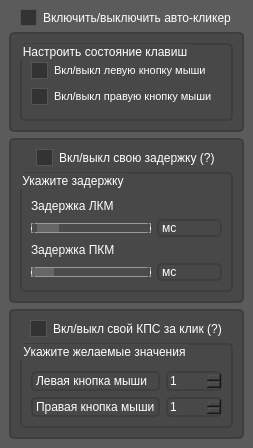
<?xml version="1.0" encoding="UTF-8"?>
<ui version="4.0">
 <class>window</class>
 <widget class="QMainWindow" name="window">
  <property name="geometry">
   <rect>
    <x>0</x>
    <y>0</y>
    <width>253</width>
    <height>448</height>
   </rect>
  </property>
  <property name="windowTitle">
   <string>window</string>
  </property>
  <property name="styleSheet">
   <string notr="true">background-color: #5b5b5b;</string>
  </property>
  <widget class="QWidget" name="centralwidget">
   <layout class="QVBoxLayout" name="verticalLayout_2">
    <item alignment="Qt::AlignHCenter">
     <widget class="QCheckBox" name="change_state">
      <property name="styleSheet">
       <string notr="true">QCheckBox {
    color: white;
	text-align: 10px;
}

QCheckBox::indicator {
    background-color: #333; 
    border: 1px solid #555; 
    width: 15px; 
    height: 15px; 
}

QCheckBox::indicator:checked {
    background-color: #008080;
}</string>
      </property>
      <property name="text">
       <string>Включить/выключить авто-кликер</string>
      </property>
     </widget>
    </item>
    <item>
     <widget class="QFrame" name="frame">
      <property name="minimumSize">
       <size>
        <width>0</width>
        <height>100</height>
       </size>
      </property>
      <property name="maximumSize">
       <size>
        <width>16777215</width>
        <height>100</height>
       </size>
      </property>
      <property name="styleSheet">
       <string notr="true">background-color: #484848;
border: 2px solid #3e3e3e;
border-radius: 5px;
</string>
      </property>
      <property name="frameShape">
       <enum>QFrame::StyledPanel</enum>
      </property>
      <property name="frameShadow">
       <enum>QFrame::Raised</enum>
      </property>
      <layout class="QVBoxLayout" name="verticalLayout_3">
       <item>
        <widget class="QGroupBox" name="groupBox">
         <property name="styleSheet">
          <string notr="true">color: white;</string>
         </property>
         <property name="title">
          <string>Настроить состояние клавиш</string>
         </property>
         <layout class="QVBoxLayout" name="verticalLayout_4">
          <item>
           <spacer name="verticalSpacer">
            <property name="orientation">
             <enum>Qt::Vertical</enum>
            </property>
            <property name="sizeType">
             <enum>QSizePolicy::Maximum</enum>
            </property>
            <property name="sizeHint" stdset="0">
             <size>
              <width>20</width>
              <height>5</height>
             </size>
            </property>
           </spacer>
          </item>
          <item>
           <widget class="QCheckBox" name="lbutton_state">
            <property name="font">
             <font>
              <pointsize>8</pointsize>
             </font>
            </property>
            <property name="styleSheet">
             <string notr="true">QCheckBox {
	border: none;
    color: white;
}

QCheckBox::indicator {
    background-color: #333; 
    border: 1px solid #555; 
    width: 15px; 
    height: 15px; 
}

QCheckBox::indicator:checked {
    background-color: #008080;
}</string>
            </property>
            <property name="text">
             <string>Вкл/выкл левую кнопку мыши</string>
            </property>
           </widget>
          </item>
          <item>
           <widget class="QCheckBox" name="rbutton_state">
            <property name="font">
             <font>
              <pointsize>8</pointsize>
             </font>
            </property>
            <property name="styleSheet">
             <string notr="true">QCheckBox {
	border: none;
    color: white;
}

QCheckBox::indicator {
    background-color: #333; 
    border: 1px solid #555; 
    width: 15px; 
    height: 15px; 
}

QCheckBox::indicator:checked {
    background-color: #008080;
}</string>
            </property>
            <property name="text">
             <string>Вкл/выкл правую кнопку мыши</string>
            </property>
           </widget>
          </item>
         </layout>
        </widget>
       </item>
      </layout>
     </widget>
    </item>
    <item>
     <widget class="QFrame" name="frame_2">
      <property name="minimumSize">
       <size>
        <width>0</width>
        <height>165</height>
       </size>
      </property>
      <property name="maximumSize">
       <size>
        <width>16777215</width>
        <height>165</height>
       </size>
      </property>
      <property name="styleSheet">
       <string notr="true">background-color: #484848;
border: 2px solid #3e3e3e;
border-radius: 5px;
</string>
      </property>
      <property name="frameShape">
       <enum>QFrame::StyledPanel</enum>
      </property>
      <property name="frameShadow">
       <enum>QFrame::Raised</enum>
      </property>
      <layout class="QVBoxLayout" name="verticalLayout_5">
       <item alignment="Qt::AlignHCenter">
        <widget class="QCheckBox" name="state_own_wait">
         <property name="toolTip">
          <string>&lt;html&gt;&lt;head/&gt;&lt;body style=&quot;border:none;&quot;&gt;&lt;p&gt;&lt;span style=&quot; color:#ffffff; border:none;&quot;&gt;Устанавливает индивидуальную задержку между нажатиями, которую указываете вы сами&lt;/span&gt;&lt;/p&gt;&lt;/body&gt;&lt;/html&gt;</string>
         </property>
         <property name="styleSheet">
          <string notr="true">QCheckBox {
	border: none;
    color: white;
}

QCheckBox::indicator {
    background-color: #333; 
    border: 1px solid #555; 
    width: 15px; 
    height: 15px; 
}

QCheckBox::indicator:checked {
    background-color: #008080;
}</string>
         </property>
         <property name="text">
          <string>Вкл/выкл свою задержку (?)</string>
         </property>
        </widget>
       </item>
       <item>
        <widget class="QGroupBox" name="groupBox_2">
         <property name="minimumSize">
          <size>
           <width>0</width>
           <height>0</height>
          </size>
         </property>
         <property name="maximumSize">
          <size>
           <width>16777215</width>
           <height>16777215</height>
          </size>
         </property>
         <property name="styleSheet">
          <string notr="true">color: white;</string>
         </property>
         <property name="title">
          <string>Укажите задержку</string>
         </property>
         <layout class="QGridLayout" name="gridLayout_2">
          <item row="4" column="0">
           <widget class="QScrollBar" name="rbutton_wait_slider">
            <property name="minimumSize">
             <size>
              <width>120</width>
              <height>0</height>
             </size>
            </property>
            <property name="styleSheet">
             <string notr="true">QScrollBar:horizontal {
    border: 1px solid #999999;
    background: #f0f0f0;
    height: 10px;
    margin: 0px 0px 0px 0px;
}

QScrollBar::handle:horizontal {
    background: #666666;
    border: 1px solid #666666;
    min-width: 20px;
}

QScrollBar::add-line:horizontal {
    border: 1px solid #999999;
    background: #f0f0f0;
    width: 0px;
    subcontrol-position: right;
    subcontrol-origin: margin;
}

QScrollBar::sub-line:horizontal {
    border: 1px solid #999999;
    background: #f0f0f0;
    width: 0px;
    subcontrol-position: left;
    subcontrol-origin: margin;
}

QScrollBar::add-page:horizontal,
QScrollBar::sub-page:horizontal {
    background: #4b4b4b;
}

QScrollBar::left-arrow:horizontal,
QScrollBar::right-arrow:horizontal {
    border: 1px solid #999999;
    width: 3px;
    height: 3px;
    background: #f0f0f0;
}
</string>
            </property>
            <property name="minimum">
             <number>5</number>
            </property>
            <property name="maximum">
             <number>100</number>
            </property>
            <property name="orientation">
             <enum>Qt::Horizontal</enum>
            </property>
           </widget>
          </item>
          <item row="1" column="0">
           <widget class="QLabel" name="label">
            <property name="styleSheet">
             <string notr="true">border:none;</string>
            </property>
            <property name="text">
             <string>Задержка ЛКМ</string>
            </property>
           </widget>
          </item>
          <item row="2" column="1">
           <widget class="QLabel" name="lbutton_wait_label">
            <property name="text">
             <string>мс</string>
            </property>
           </widget>
          </item>
          <item row="2" column="0">
           <widget class="QScrollBar" name="lbutton_wait_slider">
            <property name="minimumSize">
             <size>
              <width>120</width>
              <height>0</height>
             </size>
            </property>
            <property name="styleSheet">
             <string notr="true">QScrollBar:horizontal {
    border: 1px solid #999999;
    background: #f0f0f0;
    height: 10px;
    margin: 0px 0px 0px 0px;
}

QScrollBar::handle:horizontal {
    background: #666666;
    border: 1px solid #666666;
    min-width: 20px;
}

QScrollBar::add-line:horizontal {
    border: 1px solid #999999;
    background: #f0f0f0;
    width: 0px;
    subcontrol-position: right;
    subcontrol-origin: margin;
}

QScrollBar::sub-line:horizontal {
    border: 1px solid #999999;
    background: #f0f0f0;
    width: 0px;
    subcontrol-position: left;
    subcontrol-origin: margin;
}

QScrollBar::add-page:horizontal,
QScrollBar::sub-page:horizontal {
    background: #4b4b4b;
}

QScrollBar::left-arrow:horizontal,
QScrollBar::right-arrow:horizontal {
    border: 1px solid #999999;
    width: 3px;
    height: 3px;
    background: #f0f0f0;
}
</string>
            </property>
            <property name="minimum">
             <number>5</number>
            </property>
            <property name="maximum">
             <number>100</number>
            </property>
            <property name="sliderPosition">
             <number>10</number>
            </property>
            <property name="orientation">
             <enum>Qt::Horizontal</enum>
            </property>
           </widget>
          </item>
          <item row="3" column="0">
           <widget class="QLabel" name="label_2">
            <property name="styleSheet">
             <string notr="true">border: none;</string>
            </property>
            <property name="text">
             <string>Задержка ПКМ</string>
            </property>
           </widget>
          </item>
          <item row="4" column="1">
           <widget class="QLabel" name="rbutton_wait_label">
            <property name="text">
             <string>мс</string>
            </property>
           </widget>
          </item>
          <item row="0" column="0">
           <spacer name="verticalSpacer_2">
            <property name="orientation">
             <enum>Qt::Vertical</enum>
            </property>
            <property name="sizeHint" stdset="0">
             <size>
              <width>20</width>
              <height>5</height>
             </size>
            </property>
           </spacer>
          </item>
         </layout>
        </widget>
       </item>
      </layout>
     </widget>
    </item>
    <item>
     <widget class="QFrame" name="frame_3">
      <property name="minimumSize">
       <size>
        <width>0</width>
        <height>130</height>
       </size>
      </property>
      <property name="maximumSize">
       <size>
        <width>16777215</width>
        <height>130</height>
       </size>
      </property>
      <property name="styleSheet">
       <string notr="true">background-color: #484848;
border: 2px solid #3e3e3e;
border-radius: 5px;
</string>
      </property>
      <property name="frameShape">
       <enum>QFrame::StyledPanel</enum>
      </property>
      <property name="frameShadow">
       <enum>QFrame::Raised</enum>
      </property>
      <layout class="QVBoxLayout" name="verticalLayout_7">
       <item alignment="Qt::AlignHCenter">
        <widget class="QCheckBox" name="own_click">
         <property name="toolTip">
          <string>&lt;html&gt;&lt;head/&gt;&lt;body&gt;&lt;p&gt;&lt;span style=&quot; color:#ffffff;&quot;&gt;Указывает, сколько кликов будет выполнено дополнительно за одно нажатие клавиши мыши&lt;/span&gt;&lt;/p&gt;&lt;/body&gt;&lt;/html&gt;</string>
         </property>
         <property name="styleSheet">
          <string notr="true">QCheckBox {
	border: none;
    color: white;
}

QCheckBox::indicator {
    background-color: #333; 
    border: 1px solid #555; 
    width: 15px; 
    height: 15px; 
}

QCheckBox::indicator:checked {
    background-color: #008080;
}</string>
         </property>
         <property name="text">
          <string>Вкл/выкл свой КПС за клик (?)</string>
         </property>
        </widget>
       </item>
       <item>
        <widget class="QGroupBox" name="groupBox_3">
         <property name="styleSheet">
          <string notr="true">color: white;</string>
         </property>
         <property name="title">
          <string>Укажите желаемые значения</string>
         </property>
         <layout class="QGridLayout" name="gridLayout">
          <item row="2" column="0">
           <widget class="QLabel" name="label_4">
            <property name="text">
             <string>Правая кнопка мыши</string>
            </property>
           </widget>
          </item>
          <item row="1" column="0">
           <widget class="QLabel" name="label_3">
            <property name="text">
             <string>Левая кнопка мыши</string>
            </property>
           </widget>
          </item>
          <item row="1" column="1">
           <widget class="QSpinBox" name="lbutton_click_counter">
            <property name="minimum">
             <number>1</number>
            </property>
            <property name="maximum">
             <number>30</number>
            </property>
           </widget>
          </item>
          <item row="2" column="1">
           <widget class="QSpinBox" name="rbutton_click_counter">
            <property name="minimum">
             <number>1</number>
            </property>
            <property name="maximum">
             <number>30</number>
            </property>
           </widget>
          </item>
          <item row="0" column="0">
           <spacer name="verticalSpacer_3">
            <property name="orientation">
             <enum>Qt::Vertical</enum>
            </property>
            <property name="sizeHint" stdset="0">
             <size>
              <width>20</width>
              <height>40</height>
             </size>
            </property>
           </spacer>
          </item>
         </layout>
        </widget>
       </item>
      </layout>
     </widget>
    </item>
   </layout>
  </widget>
 </widget>
 <resources/>
 <connections/>
</ui>
